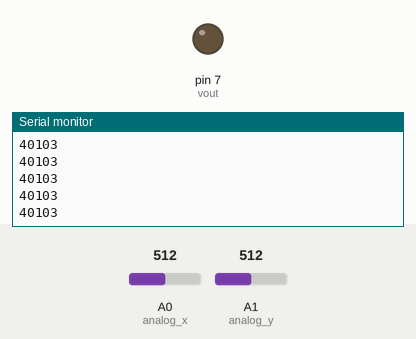
The sketch below on a simulated Arduino Uno, built with avr-gcc and run on an emulated ATmega328P. On the bench: output pins drawn as LEDs (lit = HIGH), the last lines printed to the serial monitor. Inputs (shaded band) come from the test bench; at power-on: A1 (analog_y) = 512, A0 (analog_x) = 512. No radio packets arrive unless stated.

Above: at 1.2 s.
1.3 s: A1 (analog_y) set to 900
At 1.35 s:
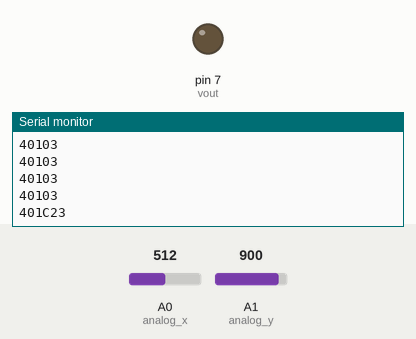
3.2 s: A0 (analog_x) set to 122
At 3.24 s:
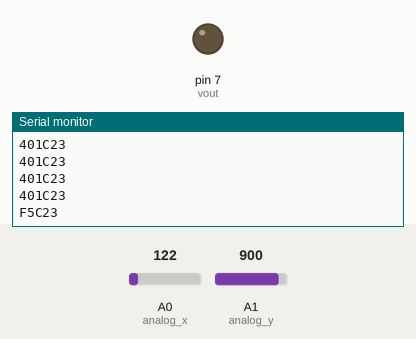
5.1 s: A1 (analog_y) set to 1023
At 5.13 s:
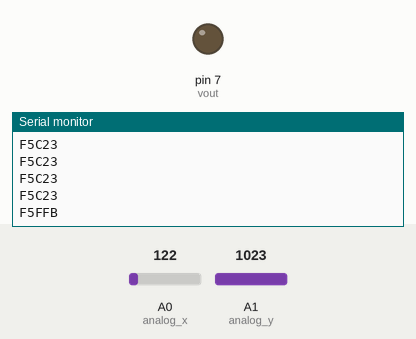
7.0 s: A0 (analog_x) set to 0
At 7.09 s:
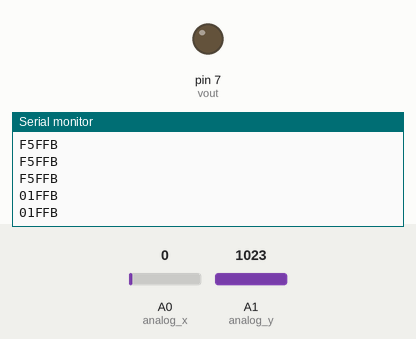

Measured:
- after the input at 1.3 s, the serial monitor: prints a new line at once (image 1)
- after the input at 3.2 s, the serial monitor: prints a new line at once (image 2)
- after the input at 5.1 s, the serial monitor: prints a new line at once (image 3)
- after the input at 7.0 s, the serial monitor: prints a new line at once (image 4)

The sketch:

transmitter.ino
```cpp
#include <RH_NRF24.h>
#include <SPI.h> // Not actually used but needed to compile
#include "remote_data.hpp"

#define DEBUG

const int analog_x = A0;
const int analog_y = A1;
const int vout = 7;
RH_NRF24 driver;

void setup() {
    pinMode(vout, OUTPUT);
    pinMode(analog_x, INPUT);
    pinMode(analog_y, INPUT);
#ifdef DEBUG
    Serial.begin(115200);
    if (!driver.init())
        Serial.println("init failed");
#else
        driver.init();
#endif
}

void loop() {
    uint8_t buffer[3];// armazena os bytes que serao enviados
    uint16_t x_axis = analogRead(analog_x);
    uint16_t y_axis = analogRead(analog_y);
    RemoteProtocolHandler data;

    data.write_payload(x_axis, y_axis);// escreve os dados
    data.write_to_byte_array(buffer);

#ifdef DEBUG
    print_data(buffer, 3);
#endif

    driver.send(buffer, 3);
    driver.waitPacketSent();
}

void print_data(uint8_t* buf, uint8_t size){
    for (uint8_t i = 0; i < size; i++){
        Serial.print(buf[i], HEX);
    }
    Serial.println();
}
```

remote_data.cpp
```cpp
#include "remote_data.hpp"

RemoteProtocolHandler::RemoteProtocolHandler() {
    data = 0;
    BITS_SET(data, 3, Protocol::STOP);
}

RemoteProtocolHandler::RemoteProtocolHandler(uint16_t x, uint16_t y) {
    data = 0;
    BITS_SET(data, x, Protocol::X);
    BITS_SET(data, y, Protocol::Y);
    BITS_SET(data, 3, Protocol::STOP);
}

void RemoteProtocolHandler::write_payload(uint16_t x, uint16_t y){
    if (x > 1023 || y > 1023) {
        x = y = 512;
    }
    BITS_WRITE(data, x, 10, Protocol::X);
    BITS_WRITE(data, y, 10, Protocol::Y);
}

uint16_t RemoteProtocolHandler::get_x(){
    return BITS_VALUE_AT(data, 10, Protocol::X);
}

uint16_t RemoteProtocolHandler::get_y(){
    return BITS_VALUE_AT(data, 10, Protocol::Y);
}

void RemoteProtocolHandler::write_to_byte_array(uint8_t arr[3]){
    arr[0] = BITS_VALUE_AT(data, 8, Protocol::FIRST);
    arr[1] = BITS_VALUE_AT(data, 8, Protocol::SECOND);
    arr[2] = BITS_VALUE_AT(data, 8, Protocol::THIRD);
}

void RemoteProtocolHandler::read_from_byte_array(uint8_t arr[3]){
    BITS_SET(data, arr[0], Protocol::FIRST);
    BITS_SET(data, arr[1], Protocol::SECOND);
    BITS_SET(data, arr[2], Protocol::THIRD);
}

bool RemoteProtocolHandler::is_valid(){
    return !BITS_AT(data,1 << Protocol::START) and BITS_AT(data,3 << Protocol::STOP) == 3 << Protocol::STOP;
}
```

remote_data.hpp
```cpp
#ifndef REMOTE_DATA
#define REMOTE_DATA

#include <stdint.h>
#define BITS_MASK(s,i) ((((uint32_t)1 << s) - 1) << i)
#define BITS_SET(x,m,i) (x |= ((uint32_t)m << i))
#define BITS_WRITE(x,v,s,i) (x = ((x & ~BITS_MASK(s,i)) | ((uint32_t)v << i)))
#define BITS_VALUE_AT(x,s,i) (((x & BITS_MASK(s,i)) >> i))
#define BITS_AT(x,m) (x & m)

namespace Protocol{
    const uint8_t START = 31;
    //#define PARITY (0x << 11)
    const uint8_t STOP = 8;
    const uint8_t X = 21;
    const uint8_t Y = 11;
    const uint8_t FIRST  = 24;
    const uint8_t SECOND = 16;
    const uint8_t THIRD  = 8;
}


class RemoteProtocolHandler {
private:
public:
    uint32_t data;//<* holds the data, only the firstmost 24 bits are used
    RemoteProtocolHandler();//<* initializes data START and STOP bits
    RemoteProtocolHandler(uint16_t x, uint16_t y);//<* initializes every bit necessary
    void write_payload(uint16_t x, uint16_t y);//<* writes the coordinates to data and properly shifts it
                                               //<* \param x 10bits X coordinates
                                               //<* \param y 10bits Y coordinates
    uint16_t get_x();
    uint16_t get_y();
    void write_to_byte_array(uint8_t arr[3]);//<* writes data to a pre-allocated byte array,
                                             //<* used to send data through rf
                                             //<* \param arr 3 byte array

    void read_from_byte_array(uint8_t arr[3]);//<* reads data from a pre-allocated byte array
                                              //<* used to read data through rf
                                              //<* \param arr 3 byte array
    bool is_valid();
};

#endif
```
